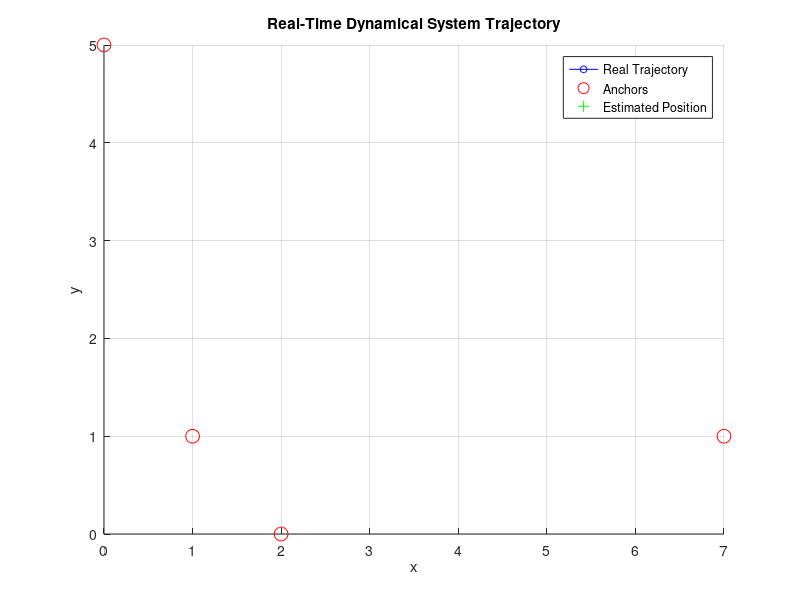

Write the MATLAB code that produced this figure. (Note: this script raises an error after producing the figure.)
clc 
clear all
close all

dT = 1/30;

% Define the system dynamics
fun = @(x, y, theta, vel, omega) [x + vel * cos(theta) * dT; y + vel * sin(theta) * dT; theta + omega * dT]; 

% Define the system matrix
A = @(x, y, theta, vel, omega) [1, 0, -vel * sin(theta) * dT; 0, 1, vel * cos(theta) * dT; 0, 0, dT];

G = zeros(3, 3);

nu = [0;0;0];

Q = 0.1 * eye(3);

% Define the initial state
state = [4; 2; 0];  % Initial state

k = 300;

% Define anchors
anchors = [2, 0; 7, 1; 1, 1; 0, 5]; % Example positions for 3 anchors
n_anchor = size(anchors, 1);

% Calculate distances from the target to each anchor
distances = sqrt(sum((anchors - state(1:2)').^2, 2));

% Add noise to the distances
distances_noisy = distances + 0.1 * randn(n_anchor, 1);

% Initialize problem matrices
x_i = [1;1;0];
P = 1 * eye(3);


x_values = zeros(k, 3);
x_values(1,:) = [x_i'];

% Initialize the plot
figure;
hold on;
line_handle = plot(NaN, NaN, 'bo-', 'MarkerSize', 5, 'DisplayName', 'Real Trajectory');
plot(anchors(:,1), anchors(:,2), 'ro', 'MarkerSize', 10, 'DisplayName', 'Anchors');
line_handle_est = plot(NaN, NaN, 'g+', 'MarkerSize', 10, 'DisplayName', 'Estimated Position');
title('Real-Time Dynamical System Trajectory');
xlabel('x');
ylabel('y');
grid on;
legend;

% Real-time update
x_data = [];
y_data = [];
vel = 1;
omega = 0.4;
trace_P = zeros(200,1);
trace_P(1) = trace(P);

for k = 2:200
    % Simulate the system
    state = fun(state(1), state(2), state(3), vel, omega);

    % Predict step
    [x_pred, P_pred] = predict_step([x_values(k-1,1), x_values(k-1,2), x_values(k-1,3), vel, omega], P, A, G, Q, fun);

    % Calculate distances from the target to each anchor
    z = sqrt(sum((anchors - state(1:2)').^2, 2)) + 0.1 * randn(n_anchor, 1) ;

    % Compute observation jacobian
    H = observation_jacobian_H(anchors, x_pred(1:2));

        
    % Measurement model
    h = sqrt(sum((anchors - x_pred(1:2)').^2, 2));

    % Update step
    [x_values(k,:), P] = update_step(x_pred, P_pred, z, h, H, 0.1 * eye(n_anchor));
    x_data = [x_data, state(1)];
    y_data = [y_data, state(2)];

    % Update the plot
    set(line_handle_est, 'XData', x_values(1:k,1), 'YData', x_values(1:k,2));
    set(line_handle, 'XData', x_data, 'YData', y_data);
    drawnow;
    pause(0.1);  

    trace_P(k) = trace(P);
end

% Plot the results of the estimation
figure;
plot(trace_P)
title('Trace of the covariance matrix');
xlabel('Time step');
ylabel('Trace of the covariance matrix');


% Predict step function for Kalman filter
function [x_pred, P_pred] = predict_step(x, P, A, G, Q, fun)
    x_pred = fun(x(1), x(2), x(3), x(4), x(5)); % Assuming x contains [x, y, theta, vel, omega]
    A_c = A(x(1), x(2), x(3), x(4), x(5));
    P_pred = A_c * P * A_c' + G * Q * G';
end

% Iterative solution for the recursive least squares
function [x_k_1, P_k_1] = update_step(x_k, P_k, z_k_1, h_k_1, H_k_1, C_new)
    S = (H_k_1 * P_k * H_k_1' + C_new);
    K = P_k * H_k_1' * S^-1;
    x_k_1 = x_k + K * (z_k_1 - h_k_1);
    P_k_1 = (eye(3) - K * H_k_1) * P_k * (eye(3) - K * H_k_1)' + K * C_new * K';
end

% trilateration function 
function H = observation_jacobian_H(anchors, master)
    % Number of anchors
    n = size(anchors, 1);
    
    % Initialize matrices
    H = zeros(n, 3);

    % Iterate over all anchors
    for i = 1:n
        % Fill the matrices
        H(i, :) = [
    -(anchors(i, 1) - master(1)) / sqrt((anchors(i, 1) - master(1))^2 + (anchors(i, 2) - master(2))^2), ...
    -(anchors(i, 2) - master(2)) / sqrt((anchors(i, 1) - master(1))^2 + (anchors(i, 2) - master(2))^2), 0
    ];
    end
end